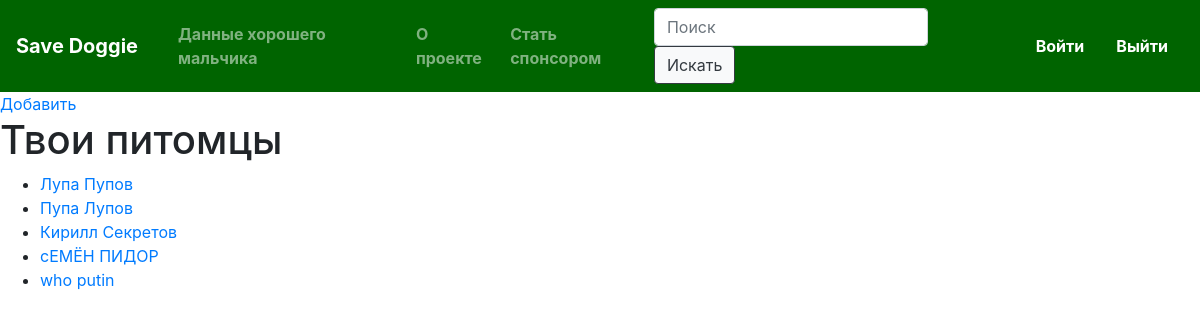
The page /all_cards (signed in) on the database as committed earlier.
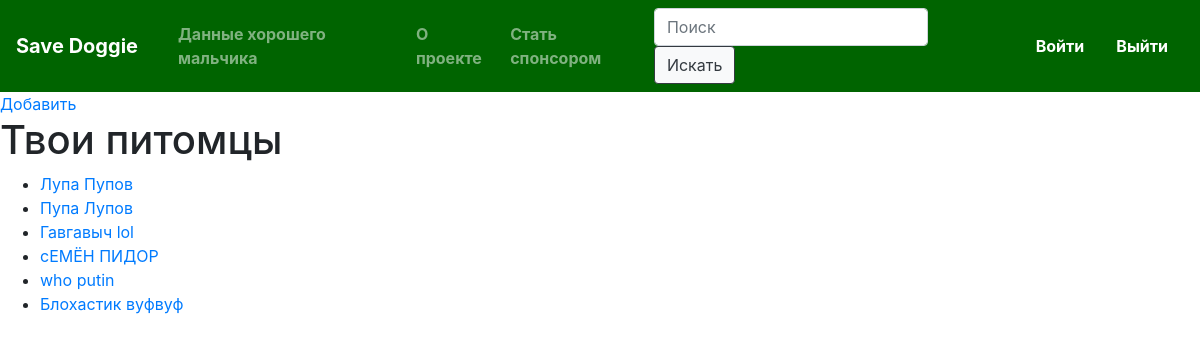
The same page on the database as committed later.
### crm/models.py (models this page shows, shortened)
class Student(models.Model):
    sex_types = (
        ('M', 'Man'),
        ('W', 'Woman')
    )
    name = models.CharField(max_length=30, null=True)
    surname = models.CharField(max_length=30, null=True)
    dadname = models.CharField(max_length=30, null=True)
    email = models.EmailField(null=True)
    description = models.TextField(default="")
    photo = models.FilePathField(null=True)
    sex = models.CharField(max_length=1, null=True, choices=sex_types)
    weight = models.FloatField(null=True)
    phone_number = models.CharField(max_length=12, null=True)

### crm/views.py (the view)
# urls.py: path('all_cards', index),
def index(request):
    if not request.user.is_authenticated:
        return redirect('/login')
    if request.method == 'POST':
        text = request.POST.get('search', '')
        students = Student.objects.all().filter(name=text)
        return render(request, 'index.html', {'students': students})
    if request.method == 'GET':
        students = Student.objects.all()
        return render(request, 'index.html', {'students': students})

### crm/templates/index.html (shortened to what this page needs)
{% extends 'base.html' %}
{% block content %}
<a href="/add">Добавить</a>
<h1>Твои питомцы</h1>
<ul>
    {% for student in students %}
        <li><a href="/student?id={{ student.id }}">
            {{ student.name }} {{ student.surname }}</a>
        </li>
    {% endfor %}
</ul>
{% endblock %}

Rows that differ between the two databases and show on the page:
removed Student: name "Кирилл", surname "Секретов"
added Student: name "Гавгавыч", surname "lol"
added Student: name "Блохастик", surname "вуфвуф"
